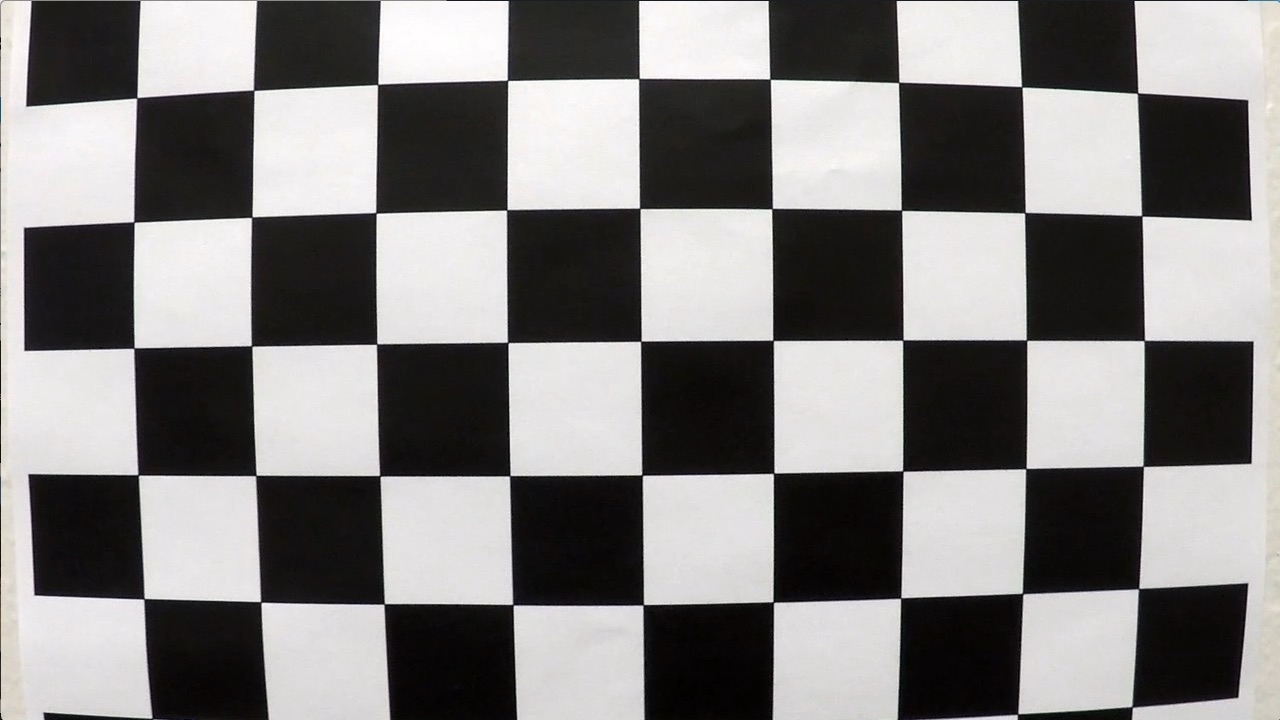
#> input picture camera_cal/calibration1.jpg, 1280 x 720 px
$ python project2.py   (older library calls are emulated)
#> lines starting #> are read from the running program, lines starting #| are printed output that depends on the picture; pictures that were not available may be replaced by others from this repository, and a replacement may not be noted
import numpy as np
import cv2
import glob
import matplotlib.pyplot as plt
import matplotlib.image as mpimg
import time
# %matplotlib qt

# Module Camera calibration: Needs to be done once
def camera_Calibration():
    nx = 9 # the number of inside corners in x
    ny = 6 # the number of inside corners in y

    # prepare object points, like (0,0,0), (1,0,0), (2,0,0) ....,(6,5,0)
    objp = np.zeros((ny*nx,3), np.float32)
    objp[:,:2] = np.mgrid[0:9,0:6].T.reshape(-1,2)

    # Arrays to store object points and image points from all the images.
    objpoints = [] # 3d points in real world space
    imgpoints = [] # 2d points in image plane.

    # Make a list of calibration images
    images = glob.glob('camera_cal/calibration*.jpg')

    # Step through the list and search for chessboard corners
    for fname in images:
        img = cv2.imread(fname)
#> img is the input picture: shape (720, 1280, 3); mean B, G, R 127.8, 128.4, 130.1
        gray = cv2.cvtColor(img,cv2.COLOR_BGR2GRAY)

        # Find the chessboard corners
        ret, corners = cv2.findChessboardCorners(gray, (9,6),None)
#> ret = False; corners = None

        # If found, add object points, image points
        if ret == True:
            objpoints.append(objp)
            imgpoints.append(corners)

            # Draw and display the corners
            img = cv2.drawChessboardCorners(img, (9,6), corners, ret)

            # Calibrating the camera
            ret, mtx, dist, rvecs, tvecs = cv2.calibrateCamera(objpoints, imgpoints,gray.shape[::-1], None, None)

    return ret, mtx, dist, rvecs, tvecs

# Module Color/Gradient Thresholding
def color_gradient_threshold(img, s_thresh=(170, 255), sx_thresh=(20, 100)):
    img = np.copy(img)
    # img = np.float32(img)
    # Convert to HLS color space and separate the V channel
    hls = cv2.cvtColor(img, cv2.COLOR_RGB2HLS)
    h_channel = hls[:,:,0]
    l_channel = hls[:,:,1]
    s_channel = hls[:,:,2]
    # Sobel x
    sobelx = cv2.Sobel(l_channel, cv2.CV_64F, 1, 0) # Take the derivative in x
    abs_sobelx = np.absolute(sobelx) # Absolute x derivative to accentuate lines away from horizontal
    scaled_sobel = np.uint8(255*abs_sobelx/np.max(abs_sobelx))

    # Threshold x gradient
    sxbinary = np.zeros_like(scaled_sobel)
    sxbinary[(scaled_sobel >= sx_thresh[0]) & (scaled_sobel <= sx_thresh[1])] = 1

    s_binary = np.zeros_like(s_channel)
    s_binary[(s_channel >= s_thresh[0]) & (s_channel <= s_thresh[1])] = 1

    # Stack each channel
    color_binary = np.dstack(( np.zeros_like(sxbinary), sxbinary, s_binary)) * 255

    # Combine the two binary thresholds
    combined_binary = np.zeros_like(sxbinary)
    combined_binary[(s_binary == 1) | (sxbinary == 1)] = 1

    return color_binary, combined_binary


def find_lane_pixels(binary_warped):
    # Take a histogram of the bottom half of the image
    histogram = np.sum(binary_warped[binary_warped.shape[0]//2:,:], axis=0)
    # Create an output image to draw on and visualize the result
    out_img = np.dstack((binary_warped, binary_warped, binary_warped))
    # Find the peak of the left and right halves of the histogram
    # These will be the starting point for the left and right lines
    midpoint = np.int(histogram.shape[0]//2)
    leftx_base = np.argmax(histogram[:midpoint])
    rightx_base = np.argmax(histogram[midpoint:]) + midpoint

    # HYPERPARAMETERS
    # Choose the number of sliding windows
    nwindows = 9
    # Set the width of the windows +/- margin
    margin = 100
    # Set minimum number of pixels found to recenter window
    minpix = 50

    # Set height of windows - based on nwindows above and image shape
    window_height = np.int(binary_warped.shape[0]//nwindows)
    # Identify the x and y positions of all nonzero pixels in the image
    nonzero = binary_warped.nonzero()
    nonzeroy = np.array(nonzero[0])
    nonzerox = np.array(nonzero[1])
    # Current positions to be updated later for each window in nwindows
    leftx_current = leftx_base
    rightx_current = rightx_base

    # Create empty lists to receive left and right lane pixel indices
    # This indices are appended for each small window
    left_lane_inds = []
    right_lane_inds = []

    # Step through the windows one by one
    for window in range(9): # Going through only one window
        # Identify window boundaries in x and y (and right and left)
        win_y_low = binary_warped.shape[0] - (window+1)*window_height
        win_y_high = binary_warped.shape[0] - window*window_height
        win_xleft_low = leftx_current - margin
        win_xleft_high = leftx_current + margin
        win_xright_low = rightx_current - margin
        win_xright_high = rightx_current + margin

        # Draw the windows on the visualization image
        cv2.rectangle(out_img,(win_xleft_low,win_y_low),
        (win_xleft_high,win_y_high),(0,255,0), 2)
        cv2.rectangle(out_img,(win_xright_low,win_y_low),
        (win_xright_high,win_y_high),(0,255,0), 2)

        # Identify the nonzero pixels in x and y within the window #
        good_left_inds = ((nonzeroy >= win_y_low) & (nonzeroy < win_y_high) &
        (nonzerox >= win_xleft_low) &  (nonzerox < win_xleft_high)).nonzero()[0]
        good_right_inds = ((nonzeroy >= win_y_low) & (nonzeroy < win_y_high) &
        (nonzerox >= win_xright_low) &  (nonzerox < win_xright_high)).nonzero()[0]

        # Append these indices to the lists
        left_lane_inds.append(good_left_inds)
        right_lane_inds.append(good_right_inds)

        # If you found > minpix pixels, recenter next window on their mean position
        if len(good_left_inds) > minpix:
            leftx_current = np.int(np.mean(nonzerox[good_left_inds]))
        if len(good_right_inds) > minpix:
            rightx_current = np.int(np.mean(nonzerox[good_right_inds]))

    # Concatenate the arrays of indices (previously was a list of lists of pixels)
    try:
        left_lane_inds = np.concatenate(left_lane_inds)
        right_lane_inds = np.concatenate(right_lane_inds)
    except ValueError:
        # Avoids an error if the above is not implemented fully
        pass

    # Extract left and right line pixel positions
    leftx = nonzerox[left_lane_inds]
    lefty = nonzeroy[left_lane_inds]
    rightx = nonzerox[right_lane_inds]
    righty = nonzeroy[right_lane_inds]

    return leftx, lefty, rightx, righty, out_img

def fit_polynomial_rect(binary_warped):
    # Find our lane pixels first
    leftx, lefty, rightx, righty, out_img = find_lane_pixels(binary_warped)

    #declare a global variable
    global left_fit
    global right_fit

    global left_fitx
    global right_fitx

    global ploty
    # Fit a second order polynomial to each using `np.polyfit`
    left_fit = np.polyfit(lefty, leftx, 2)
    right_fit = np.polyfit(righty, rightx, 2)

    # [7 lines of commented-out code are left out]
    ploty = np.linspace(0, binary_warped.shape[0]-1, binary_warped.shape[0] )
    try:
        left_fitx = left_fit[0]*ploty**2 + left_fit[1]*ploty + left_fit[2]
        right_fitx = right_fit[0]*ploty**2 + right_fit[1]*ploty + right_fit[2]
    except TypeError:
        # Avoids an error if `left` and `right_fit` are still none or incorrect
        print('The function failed to fit a line!')
        left_fitx = 1*ploty**2 + 1*ploty
        right_fitx = 1*ploty**2 + 1*ploty

    ## Visualization ##
    # Colors in the left and right lane regions
    out_img[lefty, leftx] = [255, 0, 0]
    out_img[righty, rightx] = [0, 0, 255]

    # Plots the left and right polynomials on the lane lines
    # plt.plot(left_fitx, ploty, color='yellow')
    # plt.plot(right_fitx, ploty, color='yellow')

    return out_img


# [94 lines left out: functions search_around_poly, fit_poly, not called in this run]

def draw_lines(warped):
    # Create an image to draw the lines on
    warp_zero = np.zeros_like(warped).astype(np.uint8)
    color_warp = np.dstack((warp_zero, warp_zero, warp_zero))

    # Recast the x and y points into usable format for cv2.fillPoly()
    pts_left = np.array([np.transpose(np.vstack([left_fitx, ploty]))])
    pts_right = np.array([np.flipud(np.transpose(np.vstack([right_fitx, ploty])))])
    pts = np.hstack((pts_left, pts_right))

    # Draw the lane onto the warped blank image
    cv2.fillPoly(color_warp, np.int_([pts]), (0,255, 0))

    # Warp the blank back to original image space using inverse perspective matrix (Minv)
    newwarp = cv2.warpPerspective(color_warp, Minv, (image.shape[1], image.shape[0]))
    # Combine the result with the original image
    result = cv2.addWeighted(undist, 1, newwarp, 0.3, 0)

    return result
    # plt.imshow(result)

def measure_curvature_rad(left_fit, right_fit):
    '''
    Calculates the curvature of polynomial functions in meters.
    '''
    # Define conversions in x and y from pixels space to meters
    ym_per_pix = 30/675 # meters per pixel in y dimension
    xm_per_pix = 3.7/812 # meters per pixel in x dimension

    y_generated = np.linspace(0, image.shape[0]-1, image.shape[0] )

    # We'll choose the maximum y-value, corresponding to the bottom of the image
    y_eval = np.max(y_generated)

    # Calculation of R_curve (radius of curvature)
    left_curverad = ((1 + (2*left_fit[0]*y_eval*ym_per_pix + left_fit[1])**2)**1.5) / np.absolute(2*left_fit[0])
    right_curverad = ((1 + (2*right_fit[0]*y_eval*ym_per_pix + right_fit[1])**2)**1.5) / np.absolute(2*right_fit[0])

    radius_average = round(( (left_curverad + right_curverad) / 2000 ) , 4)

    return radius_average


def addText(image, org, text):
    # text = "Radius of curvature: " + str(radius) +"Km"
    font = cv2.FONT_HERSHEY_SIMPLEX
    fontScale = 1
    color = (255,255,255)
    thickness = 2
    image = cv2.putText(image, text, org, font, fontScale, color, thickness, cv2.LINE_AA)

    return image

def laneOffset():
    xm_per_pix = 3.7/812
    x_center = image.shape[1] / 2
    y = image.shape[0]

    left_linex = left_fit[0]*y**2 + left_fit[1]*y + left_fit[2]      # a(y^2) + b y + c
    right_linex = right_fit[0]*y**2 + right_fit[1]*y + right_fit[2]

    lane_center = left_linex + ( (right_linex - left_linex) /  2 )
    l_offset = (xm_per_pix * abs(x_center - lane_center) )
    l_offset = round( l_offset, 4)
    return l_offset

# Main code

start_time = time.time()

#global variables to store array coeffecient
# These coeffecient will be filled from np.polyfit and 1st sliding window
# to pass to search_poly() to find the non-zero pixels around the margin

left_fit = np.float32(np.zeros([3]))  #create 0 1x3 array in numpy
right_fit = np.float32(np.zeros([3]))

# [9 lines of commented-out code are left out]
ret, mtx, dist, rvecs, tvecs = camera_Calibration()
#> ret = 0.644; mtx = [[1057.6, 0, 691.1], [0, 1058.6, 278], [0, 0, 1]]; dist = [[-0.322, 0.709, 0.013, 0.00946, -1.02]]; rvecs = ([0.424, -0.236, 0.0488], [-0.024, 0.4, -0.0295]); tvecs = ([-2.48, 1.1, 17.79], [-17.95, -0.401, 29.17])

# [7 lines of commented-out code are left out]
count = 0

cap = cv2.VideoCapture('test_videos/project_video.mp4')

length = int(cap.get(cv2.CAP_PROP_FRAME_COUNT))
frame_width  = int(cap.get(cv2.CAP_PROP_FRAME_WIDTH))
frame_height = int(cap.get(cv2.CAP_PROP_FRAME_HEIGHT))
fps = cap.get(cv2.CAP_PROP_FPS)

fourcc = cv2.VideoWriter_fourcc(*'XVID')
# out = cv2.VideoWriter('Output_video/test_output_syl.avi',fourcc, 20.0, (frame_width,frame_height))
out = cv2.VideoWriter('Output_video/test_output1.avi',fourcc, 20.0, (frame_width,frame_height))

print("\nVideo Processing started...\n")

while(cap.isOpened()):

    ret,image = cap.read()
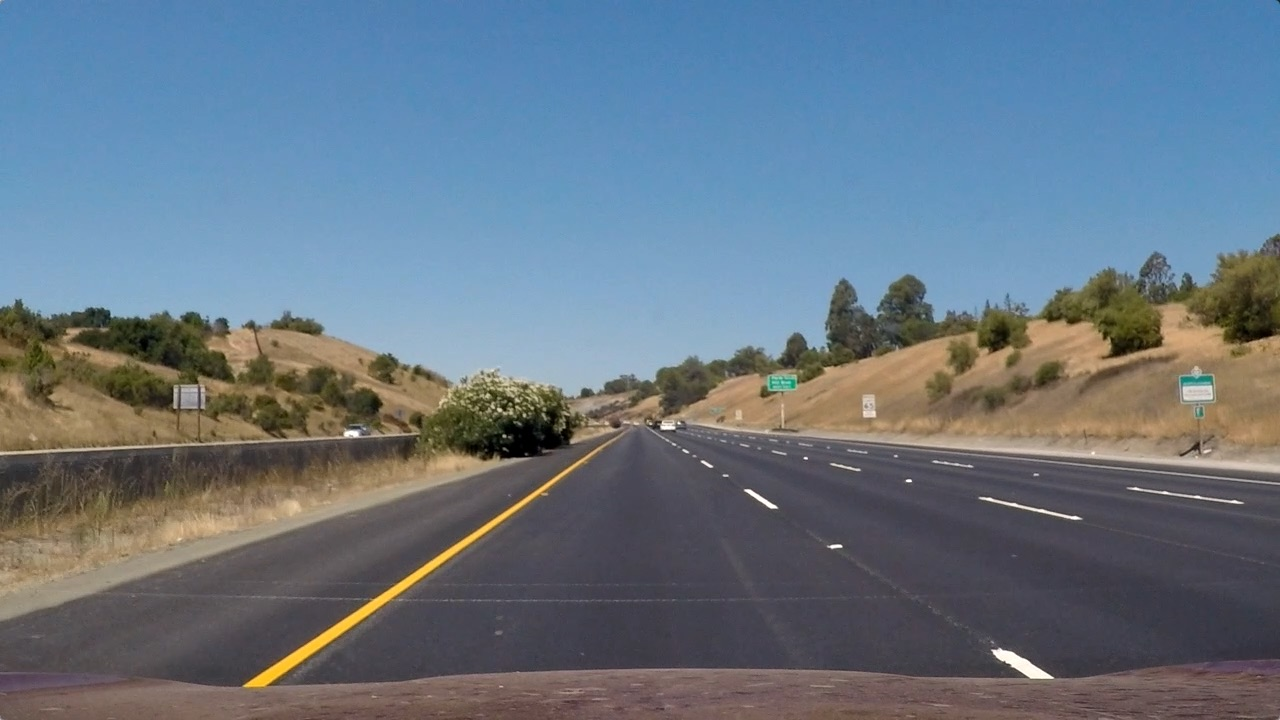
#> input picture test_images/straight_lines1.jpg, 1280 x 720 px, given in place of project_video.mp4, which was not available
#> image is the input picture: shape (720, 1280, 3); mean B, G, R 131.2, 117.7, 103.2
    if ret == True:
        count = count +1 # Frame counter

        #Correcting for distorting using matrix from camera calibrateion
        undist = cv2.undistort(image, mtx, dist, None, mtx)

        # Converting the undistorted image to gray scale
        gray = cv2.cvtColor(undist,cv2.COLOR_BGR2GRAY)

        # color/gradient threshold
        color_binary,combined_binary =  color_gradient_threshold(undist)

        ## Getting perspective transform for each images
        # offset = 100

        #extract image shape
        img_size = (gray.shape[1], gray.shape[0])

        # src = np.float32([corners[0], corners[nx-1], corners[-1], corners[-nx]])
        src = np.float32([[755,495], [1050,685], [255,685],[530,495]])

        # define 4 destination points dst = np.float32([[,],[,],[,],[,]])
        dst = np.float32([[1050,495], [1050,685], [255,685],[255,495]])

        # use cv2.getPerspectiveTransform() to get M, the transform matrix
        M = cv2.getPerspectiveTransform(src,dst)

        # Finding inverse perspective transform
        Minv = cv2.getPerspectiveTransform(dst, src)

        # use cv2.warpPerspective() to warp your image to a top-down view
        warped = cv2.warpPerspective(combined_binary, M, img_size)

        # May look redundant, but this function has global variable updates in it. so keep it
        # Try returning only the left/right fit and check it with searchpoly()
        # Note: HAVE TO CALL fit_polynomial_rect(warped) at least once as it updates global variable for search_around_poly

        if count == 1:
            out_img = fit_polynomial_rect(warped) #updates the global variables left_fit/right_fit
#> in find_lane_pixels, `histogram = np.sum(binary_warped[binary_warped.shape[0]//2:,:], axis=0)`: histogram = 1280 values, max 333 at index 250, min 0 at index 0, mean 14.15
#> in find_lane_pixels, `leftx_base = np.argmax(histogram[:midpoint])`: leftx_base = 250
#> in find_lane_pixels, `rightx_base = np.argmax(histogram[midpoint:]) + midpoint`: rightx_base = 1044
#> in find_lane_pixels, `nonzero = binary_warped.nonzero()`: nonzero = 61855 positions, rows 0 to 693, columns 0 to 1144
#> in find_lane_pixels, `leftx_current = leftx_base`: leftx_current = 250
#> in find_lane_pixels, `rightx_current = rightx_base`: rightx_current = 1044
#> the loop in find_lane_pixels, `for window in range(9):` made 9 passes
#> (win_xleft_low, win_xleft_high, win_xright_low, win_xright_high, leftx_current, rightx_current) on passes 1 to 4: (150, 350, 944, 1144, 258, 1045), (158, 358, 945, 1145, 262, 1040), (162, 362, 940, 1140, 264, 1044), (164, 364, 944, 1144, 263, 1049)
#> after the loop in find_lane_pixels, `for window in range(9):`:
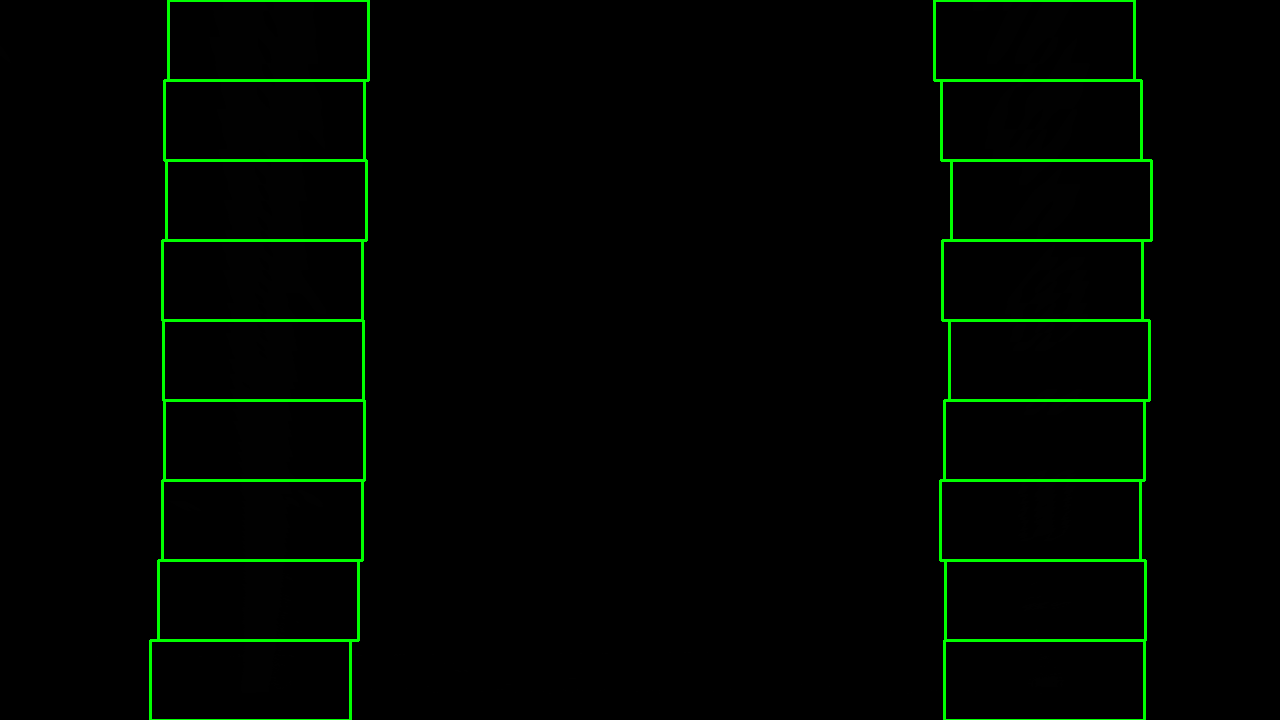
#> out_img: shape (720, 1280, 3); mean of channels 0, 1, 2 0.1, 5.5, 0.1; drawn as B, G, R
#> after the loop in find_lane_pixels, `for window in range(9):`: left_lane_inds = 9 items
#> in find_lane_pixels, `right_lane_inds = np.concatenate(right_lane_inds)`: right_lane_inds = 18298 values, max 61854 at index 297, min 82 at index 14104, mean 26245
#> in find_lane_pixels, `rightx = nonzerox[right_lane_inds]`: rightx = 18298 values, max 1089 at index 17617, min 968 at index 294, mean 1040.3
#> in find_lane_pixels, `righty = nonzeroy[right_lane_inds]`: righty = 18298 values, max 693 at index 296, min 0 at index 14104, mean 211.6
#> in fit_polynomial_rect, `left_fit = np.polyfit(lefty, leftx, 2)`: left_fit = [-1.87e-05, 0.00429, 265.7]
#> in fit_polynomial_rect, `right_fit = np.polyfit(righty, rightx, 2)`: right_fit = [-8.63e-05, 0.0761, 1030.3]
#> in fit_polynomial_rect, `left_fitx = left_fit[0]*ploty**2 + left_fit[1]*ploty + left_fit[2]`: left_fitx = 720 values, max 265.9 at index 115, min 259.1 at index 719, mean 264
#> in fit_polynomial_rect, `right_fitx = right_fit[0]*ploty**2 + right_fit[1]*ploty + right_fit[2]`: right_fitx = 720 values, max 1047.1 at index 441, min 1030.3 at index 0, mean 1042.8
        else:
            result = search_around_poly(warped)

        radius_average = measure_curvature_rad(left_fit, right_fit)
#> in measure_curvature_rad, `left_curverad = ((1 + (2*left_fit[0]*y_eval*ym_per_pix + left_fit[1])*..`: left_curverad = 26796.1
#> in measure_curvature_rad, `right_curverad = ((1 + (2*right_fit[0]*y_eval*ym_per_pix + right_fit[1..`: right_curverad = 5839.5
#> in measure_curvature_rad, `radius_average = round(( (left_curverad + right_curverad) / 2000 ) , 4)`: radius_average = 16.32
#> radius_average = 16.32
        l_Offset = laneOffset() #This fn takes global variable
#> in laneOffset, `left_linex = left_fit[0]*y**2 + left_fit[1]*y + left_fit[2]`: left_linex = 259.1
#> in laneOffset, `right_linex = right_fit[0]*y**2 + right_fit[1]*y + right_fit[2]`: right_linex = 1040.4
#> in laneOffset, `lane_center = left_linex + ( (right_linex - left_linex) /  2 )`: lane_center = 649.7
#> in laneOffset, `l_offset = (xm_per_pix * abs(x_center - lane_center) )`: l_offset = 0.0444
#> l_Offset = 0.0444

        #draw rectangle, lines, and text
        result = draw_lines(warped)
#> in draw_lines, `pts_left = np.array([np.transpose(np.vstack([left_fitx, ploty]))])`: pts_left = 720 pairs, first value 259.1 to 265.9, second value 0 to 719
#> in draw_lines, `pts_right = np.array([np.flipud(np.transpose(np.vstack([right_fitx, pl..`: pts_right = 720 pairs, first value 1030.3 to 1047.1, second value 0 to 719
#> in draw_lines, `pts = np.hstack((pts_left, pts_right))`: pts = 1440 pairs, first value 259.1 to 1047.1, second value 0 to 719
        result = addText(result, (50,50) , "Radius of curvature: " + str(radius_average) +"Km")
#> in addText, `font = cv2.FONT_HERSHEY_SIMPLEX`: font = 0
        result = addText(result, (50, 100), "Lane offset: " + str(l_Offset)+"m")
#> call 2 of addText, with org = (50, 100), text = 'Lane offset: 0.0444m'
#> in addText (call 2), `image = cv2.putText(image, text, org, font, fontScale, color, thicknes..`:
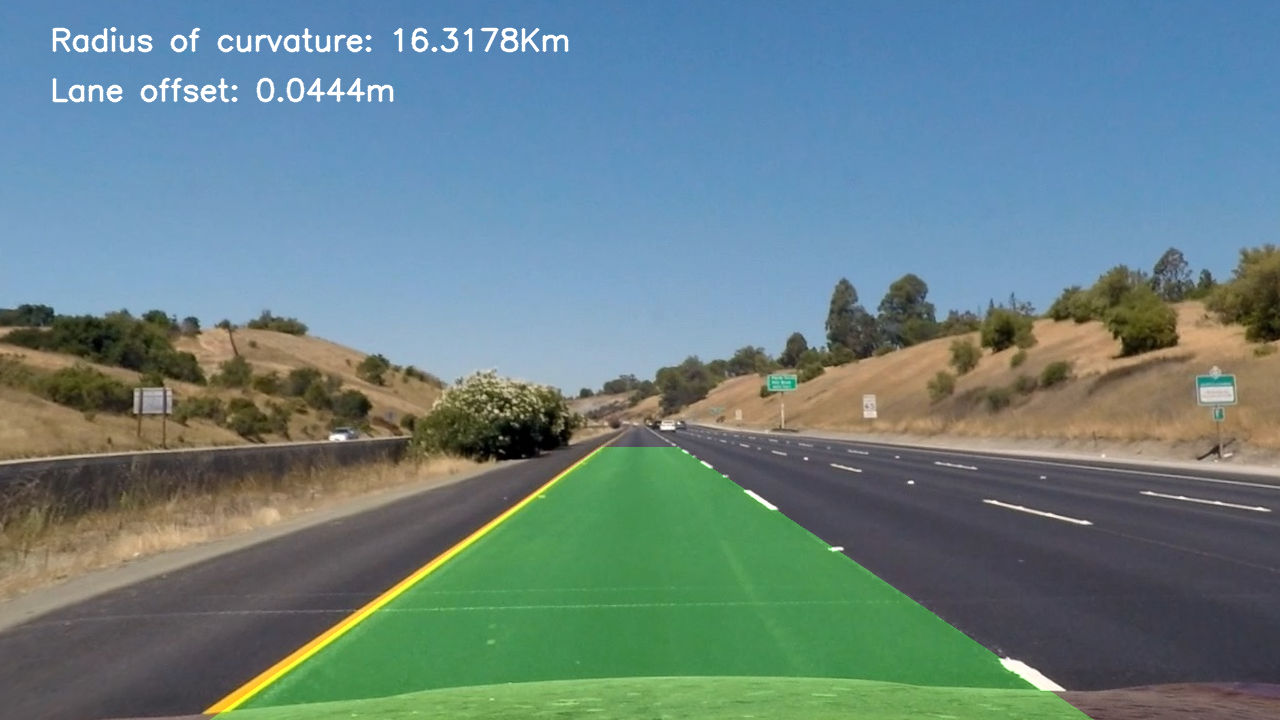
#> image: shape (720, 1280, 3); mean B, G, R 132.1, 129.8, 104.3

        out.write(result)

        if cv2.waitKey(25) & 0xFF == ord('q'):
#> (key q is pressed here)
            break
  # Break the loop
    else:
        break

print("Video Processing complete.")
cap.release()
out.release()

# Closes all the frames
cv2.destroyAllWindows()

print("Time taken: %s s" % (time.time() - start_time))
